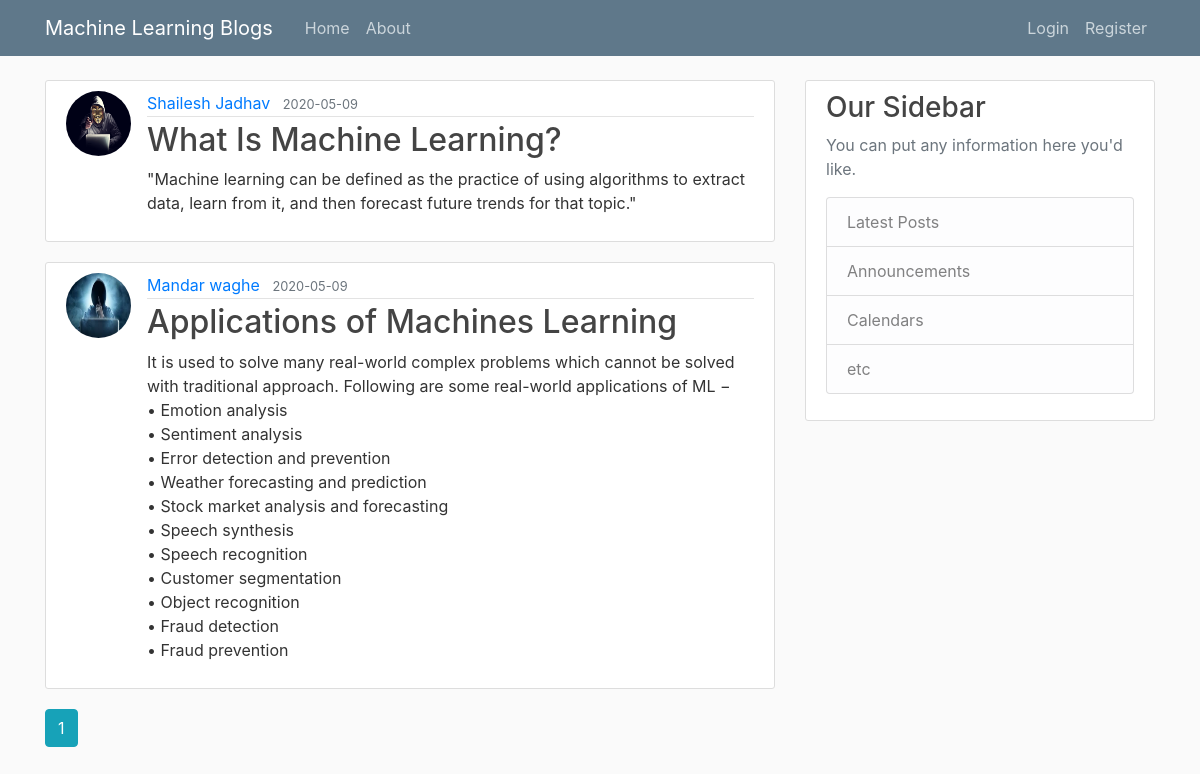
Page /home on the earlier database version.
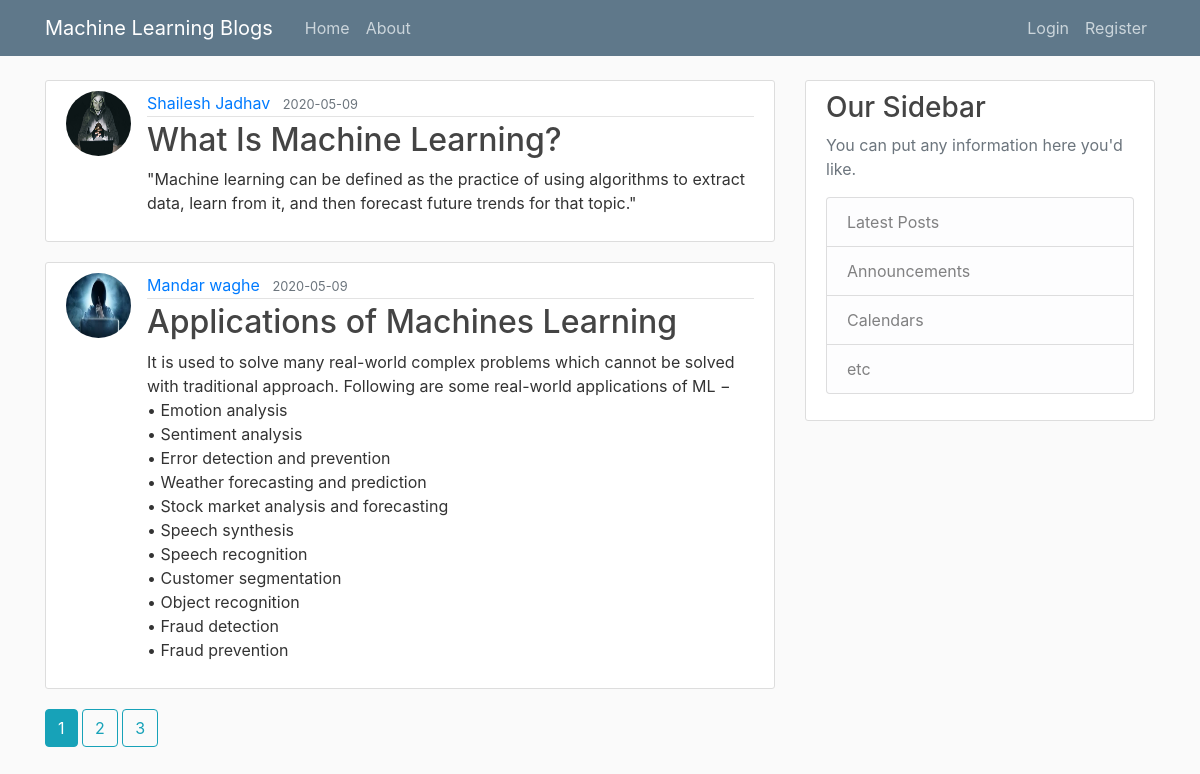
Same page on the later database version.
### Flaskblog/models.py (models this page shows, shortened)
class Post(db.Model):
    id = db.Column(db.Integer, primary_key=True)
    title = db.Column(db.String(100), nullable=False)
    date_posted = db.Column(db.DateTime, nullable=False, default=datetime.utcnow)
    content = db.Column(db.Text, nullable=False)
    user_id = db.Column(db.Integer, db.ForeignKey('user.id'), nullable=False)

class User(db.Model, UserMixin):
    id = db.Column(db.Integer, primary_key=True)
    username = db.Column(db.String(20), unique=True, nullable=False)
    email = db.Column(db.String(120), unique=True, nullable=False)
    image_file = db.Column(db.String(20), nullable=False, default='User2.jpg')
    password = db.Column(db.String(60), nullable=False)
    posts = db.relationship('Post', backref='author', lazy=True)

### Flaskblog/route.py (the view)
@app.route("/")
@app.route("/home")
def home():
    page =request.args.get('page', 1, type=int)
    posts = Post.query.paginate(page=page, per_page=2)
    return render_template('home.html', posts=posts)

### Flaskblog/templates/home.html
{% extends "layout.html" %}
{% block content %}
    {% for post in posts.items %}
        <article class="media content-section">
          <img class="rounded-circle article-img" src="{{ url_for('static', filename='profile_pics/' + post.author.image_file) }}">
          <div class="media-body">
            <div class="article-metadata">
              <a class="mr-2" href="#">{{ post.author.username }}</a>
              <small class="text-muted">{{ post.date_posted.strftime('%Y-%m-%d') }}</small>
            </div>
            <h2><a class="article-title" href="{{ url_for('post', post_id=post.id) }}">{{ post.title }}</a></h2>
            <p class="article-content">{{ post.content }}</p>
          </div>
        </article>
    {% endfor %}
    {% for page_num in posts.iter_pages(left_edge=1, right_edge=1, left_current=1, right_current=2) %}
        {% if page_num %}
          {% if posts.page == page_num %}
            <a class="btn btn-info mb-4" href="{{ url_for('home', page=page_num) }}">{{ page_num }}</a>
          {% else %}
            <a class="btn btn-outline-info mb-4" href="{{ url_for('home', page=page_num) }}">{{ page_num }}</a>
          {% endif %}
        {% else %}
            ...
        {% endif %}
      {% endfor %}
{% endblock content %}

### Flaskblog/templates/layout.html (shortened to what this page needs)
<!DOCTYPE html>
<html>
<head>
    <link rel="stylesheet" href="https://maxcdn.bootstrapcdn.com/bootstrap/4.0.0/css/bootstrap.min.css">
    <link rel="stylesheet" type="text/css" href="{{ url_for('static', filename='main.css') }}">
</head>
<body>
    <header class="site-header">
      <nav class="navbar navbar-expand-md navbar-dark bg-steel fixed-top">
        <div class="container">
          <a class="navbar-brand mr-4" href="/">Machine Learning Blogs</a>
          <div class="collapse navbar-collapse" id="navbarToggle">
            <div class="navbar-nav mr-auto">
              <a class="nav-item nav-link" href="{{ url_for('home') }}">Home</a>
              <a class="nav-item nav-link" href="{{ url_for('about') }}">About</a>
            </div>
            <div class="navbar-nav">
              {% if current_user.is_authenticated %}
                <a class="nav-item nav-link" href="{{ url_for('new_post') }}">New Post</a>
                <a class="nav-item nav-link" href="{{ url_for('account') }}">Account</a>
                <a class="nav-item nav-link" href="{{ url_for('logout') }}">Logout</a>
              {% else %}
                <a class="nav-item nav-link" href="{{ url_for('login') }}">Login</a>
                <a class="nav-item nav-link" href="{{ url_for('register') }}">Register</a>
              {% endif %}
            </div>
          </div>
        </div>
      </nav>
    </header>
    <main role="main" class="container">
      <div class="row">
        <div class="col-md-8">
        {% block content %}{% endblock %}
        </div>
        <div class="col-md-4">
          <div class="content-section">
            <h3>Our Sidebar</h3>
            <p class='text-muted'>You can put any information here you'd like.
              <ul class="list-group">
                <li class="list-group-item list-group-item-light">Latest Posts</li>
                <li class="list-group-item list-group-item-light">Announcements</li>
                <li class="list-group-item list-group-item-light">Calendars</li>
                <li class="list-group-item list-group-item-light">etc</li>
              </ul>
            </p>
          </div>
        </div>
      </div>
    </main>
</body>
</html>

### Flaskblog/static/main.css (style rules this page uses)
body { background: #fafafa; color: #333333; margin-top: 5rem; }
h1, h2, h3, h4, h5, h6 { color: #444444; }
.bg-steel { background-color: #5f788a; }
.site-header .navbar-nav .nav-link { color: #cbd5db; }
.content-section { background: #ffffff; padding: 10px 20px; border: 1px solid #dddddd; border-radius: 3px; margin-bottom: 20px; }
.article-title { color: #444444; }
.article-content { white-space: pre-line; }
.article-img { height: 65px; width: 65px; margin-right: 16px; }
.article-metadata { padding-bottom: 1px; margin-bottom: 4px; border-bottom: 1px solid #e3e3e3 }

Differences in the rows shown:
changed through a linked row, Post "What Is Machine Learning?": image_file: a different picture
Other differences:
new list line: "2"
new list line: "3"
